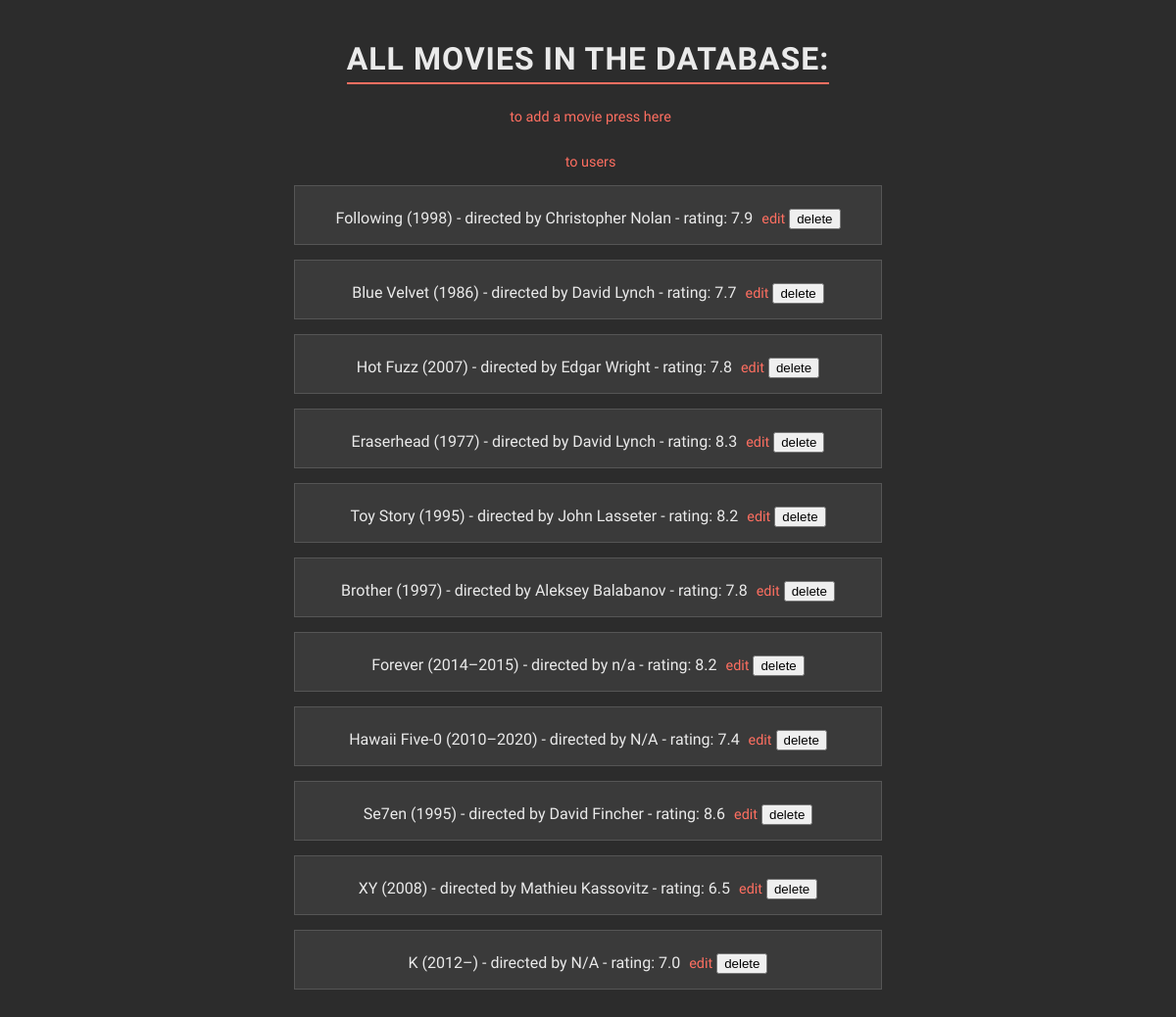
The app's page /movies with its own data.
### data_models.py (models this page shows, shortened)
class Movie(db.Model):
    __tablename__ = 'movies'
    movie_id = db.Column(db.Integer, primary_key=True, autoincrement=True)
    title = db.Column(db.String(250), nullable=False)
    director = db.Column(db.String(200), nullable=False)
    release_year = db.Column(db.Integer, nullable=False)
    movie_rating = db.Column(db.Float, nullable=False)
    users = relationship('User', secondary=user_movies, back_populates='movies')

### app.py (the view)
@app.route('/movies', methods=['GET'])
def list_movies():
    try:
        movies = data_manager.get_all_movies()
        return render_template('movies.html', movies=movies)
    except Exception as e:
        app.logger.error(f"Error fetching movies from the database: {e}")
        flash('An error occurred while fetching movies. Please try again later. 🫀',
              'error')
        return redirect(url_for('home'))

### datamanager/sqlite_data_manager.py (called while the page is built)
    def get_all_movies(self):
        with self.app.app_context():
            return self.db.session.query(Movie).all()

### templates/movies.html (shortened to what this page needs)
<!DOCTYPE html>
<html lang="en">
<head>
    <link rel="stylesheet" href="{{ url_for('static', filename='styles.css') }}">
</head>
<body>
    <h1>all movies in the  dataBase:</h1>
    <div>
        <a href="{{ url_for('add_movie') }}">to add a movie press here</a><br><br>
         <a href="{{ url_for('list_users') }}">to users</a>
    </div>
    {% if movies %}
        <ul>
            {% for movie in movies %}
            <li>
                {{ movie.title }} ({{ movie.release_year }}) - directed by {{ movie.director }} - rating: {{ movie.movie_rating }}
                <a href="{{ url_for('update_movie', movie_id=movie.movie_id) }}">edit</a>
                <form id="delete-form-{{ movie.movie_id }}" action="{{ url_for('delete_movie', movie_id=movie.movie_id) }}" method="POST" style="display: inline;">
                    <button type="button" onclick="confirmDeletion({{ movie.movie_id }})">delete</button>
                </form>
            </li>
            {% endfor %}
        </ul>
    {% else %}
        <p>no movies found in dataBase</p>
    {% endif %}
</body>
</html>

### static/styles.css (style rules this page uses)
body { background-color: #2C2C2C; font-family: 'Quicksand', sans-serif; color: #EAEAEA; text-align: center; margin: 0; padding: 20px; }
h1 { color: #EAEAEA; margin-bottom: 15px; text-transform: uppercase; letter-spacing: 1px; border-bottom: 2px solid #FF6F61; display: inline-block; font-family: 'Quicksand', sans-serif; font-size: 2rem; padding-bottom: 5px; }
a { color: #FF6F61; text-decoration: none; font-size: 0.9rem; margin-top: 10px; margin-left: 5px; display: inline-block; font-weight: 500; transition: color 0.3s; }
ul { list-style-type: none; padding: 0; max-width: 600px; margin: 0 auto; }
li { background-color: #3A3A3A; border: 1px solid #555; margin: 15px 0; padding: 15px; transition: background-color 0.3s, transform 0.3s; }

### records on screen
Movie: title "Following", release_year "1998", director "Christopher Nolan", movie_rating "7.9"
Movie: title "Blue Velvet", release_year "1986", director "David Lynch", movie_rating "7.7"
Movie: title "Hot Fuzz", release_year "2007", director "Edgar Wright", movie_rating "7.8"
Movie: title "Eraserhead", release_year "1977", director "David Lynch", movie_rating "8.3"
Movie: title "Toy Story", release_year "1995", director "John Lasseter", movie_rating "8.2"
Movie: title "Brother", release_year "1997", director "Aleksey Balabanov", movie_rating "7.8"
Movie: title "Forever", release_year "2014–2015", director "n/a", movie_rating "8.2"
Movie: title "Hawaii Five-0", release_year "2010–2020", director "N/A", movie_rating "7.4"
Movie: title "Se7en", release_year "1995", director "David Fincher", movie_rating "8.6"
Movie: title "XY", release_year "2008", director "Mathieu Kassovitz", movie_rating "6.5"
Movie: title "K", release_year "2012–", director "N/A", movie_rating "7.0"
